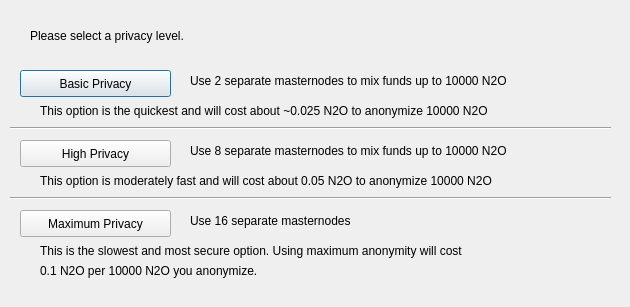
<?xml version="1.0" encoding="UTF-8"?>
<ui version="4.0">
 <class>DarksendConfig</class>
 <widget class="QDialog" name="DarksendConfig">
  <property name="geometry">
   <rect>
    <x>0</x>
    <y>0</y>
    <width>630</width>
    <height>307</height>
   </rect>
  </property>
  <property name="windowTitle">
   <string>Configure Darksend</string>
  </property>
  <widget class="QPushButton" name="buttonBasic">
   <property name="geometry">
    <rect>
     <x>20</x>
     <y>70</y>
     <width>151</width>
     <height>27</height>
    </rect>
   </property>
   <property name="text">
    <string>Basic Privacy</string>
   </property>
  </widget>
  <widget class="QPushButton" name="buttonHigh">
   <property name="geometry">
    <rect>
     <x>20</x>
     <y>140</y>
     <width>151</width>
     <height>27</height>
    </rect>
   </property>
   <property name="text">
    <string>High Privacy</string>
   </property>
  </widget>
  <widget class="QPushButton" name="buttonMax">
   <property name="geometry">
    <rect>
     <x>20</x>
     <y>210</y>
     <width>151</width>
     <height>27</height>
    </rect>
   </property>
   <property name="text">
    <string>Maximum Privacy</string>
   </property>
  </widget>
  <widget class="QLabel" name="label">
   <property name="geometry">
    <rect>
     <x>30</x>
     <y>20</y>
     <width>571</width>
     <height>31</height>
    </rect>
   </property>
   <property name="text">
    <string>Please select a privacy level.</string>
   </property>
  </widget>
  <widget class="QLabel" name="label_2">
   <property name="geometry">
    <rect>
     <x>190</x>
     <y>70</y>
     <width>421</width>
     <height>21</height>
    </rect>
   </property>
   <property name="text">
    <string>Use 2 separate masternodes to mix funds up to 10000 N2O</string>
   </property>
  </widget>
  <widget class="QLabel" name="label_3">
   <property name="geometry">
    <rect>
     <x>190</x>
     <y>140</y>
     <width>411</width>
     <height>21</height>
    </rect>
   </property>
   <property name="text">
    <string>Use 8 separate masternodes to mix funds up to 10000 N2O</string>
   </property>
  </widget>
  <widget class="QLabel" name="label_4">
   <property name="geometry">
    <rect>
     <x>190</x>
     <y>210</y>
     <width>421</width>
     <height>21</height>
    </rect>
   </property>
   <property name="text">
    <string>Use 16 separate masternodes</string>
   </property>
  </widget>
  <widget class="QLabel" name="label_6">
   <property name="geometry">
    <rect>
     <x>40</x>
     <y>100</y>
     <width>561</width>
     <height>21</height>
    </rect>
   </property>
   <property name="text">
    <string>This option is the quickest and will cost about ~0.025 N2O to anonymize 10000 N2O</string>
   </property>
  </widget>
  <widget class="QLabel" name="label_7">
   <property name="geometry">
    <rect>
     <x>40</x>
     <y>170</y>
     <width>561</width>
     <height>21</height>
    </rect>
   </property>
   <property name="text">
    <string>This option is moderately fast and will cost about 0.05 N2O to anonymize 10000 N2O</string>
   </property>
  </widget>
  <widget class="QLabel" name="label_8">
   <property name="geometry">
    <rect>
     <x>40</x>
     <y>240</y>
     <width>561</width>
     <height>21</height>
    </rect>
   </property>
   <property name="text">
    <string>This is the slowest and most secure option. Using maximum anonymity will cost</string>
   </property>
  </widget>
  <widget class="QLabel" name="label_9">
   <property name="geometry">
    <rect>
     <x>40</x>
     <y>260</y>
     <width>561</width>
     <height>21</height>
    </rect>
   </property>
   <property name="text">
    <string>0.1 N2O per 10000 N2O you anonymize.</string>
   </property>
  </widget>
  <widget class="Line" name="line">
   <property name="geometry">
    <rect>
     <x>10</x>
     <y>120</y>
     <width>601</width>
     <height>16</height>
    </rect>
   </property>
   <property name="orientation">
    <enum>Qt::Horizontal</enum>
   </property>
  </widget>
  <widget class="Line" name="line_2">
   <property name="geometry">
    <rect>
     <x>10</x>
     <y>190</y>
     <width>601</width>
     <height>16</height>
    </rect>
   </property>
   <property name="orientation">
    <enum>Qt::Horizontal</enum>
   </property>
  </widget>
 </widget>
 <resources/>
 <connections/>
</ui>
